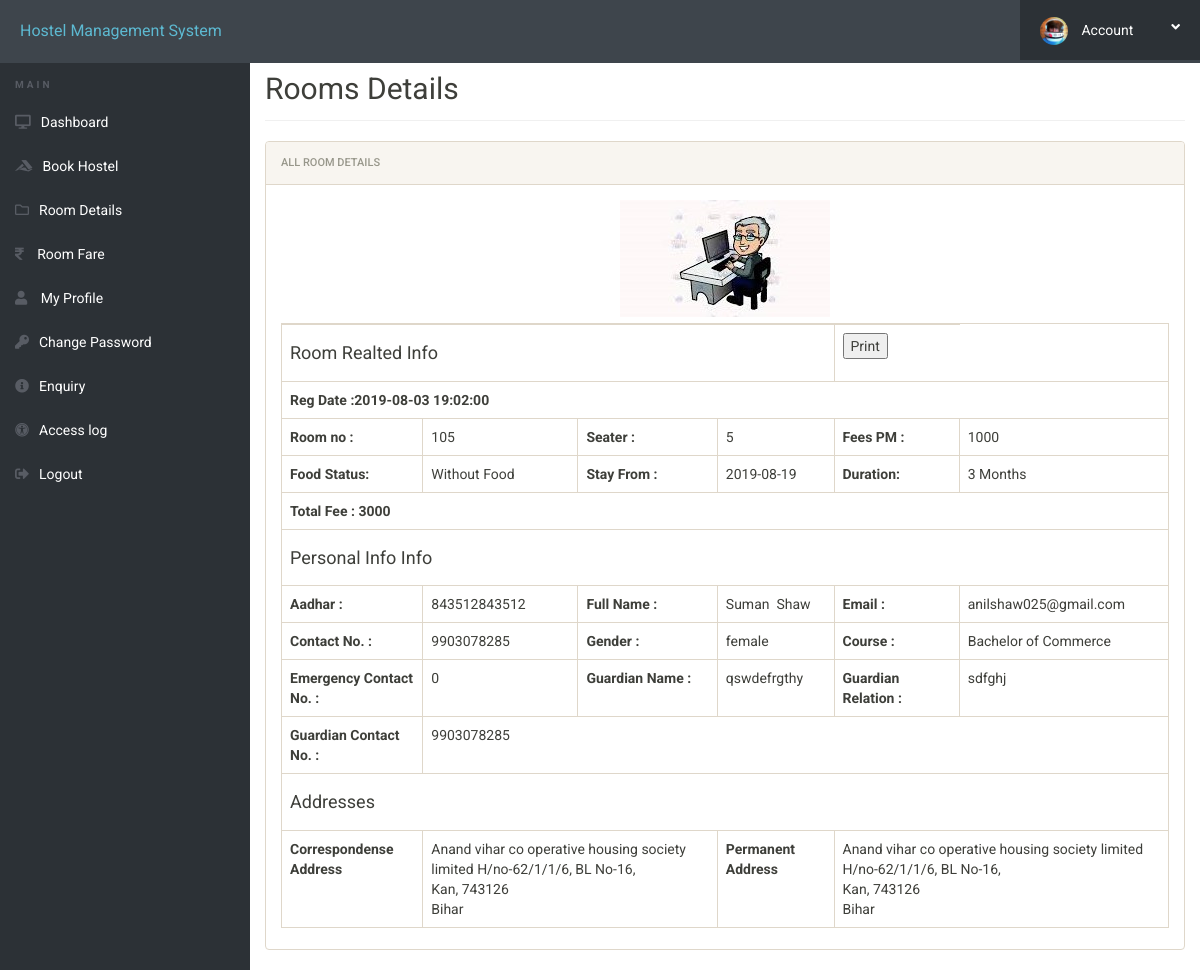
/room-details.php (signed in), run on the app's committed database.
### tables this page shows
CREATE TABLE `registration` (
  `id` int(11) NOT NULL,
  `roomno` int(11) DEFAULT NULL,
  `seater` int(11) DEFAULT NULL,
  `feespm` int(11) DEFAULT NULL,
  `foodstatus` int(11) DEFAULT NULL,
  `stayfrom` date DEFAULT NULL,
  `duration` int(11) DEFAULT NULL,
  `course` varchar(500) DEFAULT NULL,
  `firstName` varchar(500) DEFAULT NULL,
  `middleName` varchar(500) DEFAULT NULL,
  `lastName` varchar(500) DEFAULT NULL,
  `gender` varchar(250) DEFAULT NULL,
  `contactno` bigint(11) DEFAULT NULL,
  `email` varchar(500) DEFAULT NULL,
  `aadhar` bigint(20) NOT NULL,
  `egycontactno` bigint(11) DEFAULT NULL,
  `guardianName` varchar(500) DEFAULT NULL,
  `guardianRelation` varchar(500) DEFAULT NULL,
  `guardianContactno` bigint(11) DEFAULT NULL,
  `corresAddress` varchar(500) DEFAULT NULL,
  `corresCIty` varchar(500) DEFAULT NULL,
  `corresState` varchar(500) DEFAULT NULL,
  `corresPincode` int(11) DEFAULT NULL,
  `pmntAddress` varchar(500) DEFAULT NULL,
  `pmntCity` varchar(500) DEFAULT NULL,
  `pmnatetState` varchar(500) DEFAULT NULL,
  `pmntPincode` int(11) DEFAULT NULL,
  `image` varchar(200) NOT NULL,
  `postingDate` timestamp NULL DEFAULT current_timestamp()
);

### room-details.php (the view, shortened to what this page needs)
<?php
include('includes/config.php');
?>
<!doctype html>
<html lang="en" class="no-js">
<head>
	<link rel="stylesheet" href="css/font-awesome.min.css">
	<link rel="stylesheet" href="css/bootstrap.min.css">
	<link rel="stylesheet" href="css/dataTables.bootstrap.min.css">
	<link rel="stylesheet" href="css/bootstrap-social.css">
	<link rel="stylesheet" href="css/bootstrap-select.css">
	<link rel="stylesheet" href="css/fileinput.min.css">
	<link rel="stylesheet" href="css/awesome-bootstrap-checkbox.css">
	<link rel="stylesheet" href="css/style.css">
</head>
<body>
	<?php include('includes/header.php');?>
	<div class="ts-main-content">
			<?php include('includes/sidebar.php');?>
		<div class="content-wrapper">
			<div class="container-fluid">
				<div class="row">
					<div class="col-md-12">
						<h2 class="page-title" style="margin-top:4%">Rooms Details</h2>
						<div class="panel panel-default">
							<div class="panel-heading">All Room Details</div>
							<div class="panel-body">
								<table id="zctb" class="table table-bordered " cellspacing="0" width="100%">
									<tbody>
<center>
	<div>
<?php
$email=$_SESSION['login'];
$result = mysqli_query($mysqli, "SELECT image FROM registration where email='$email'");
 while ($row = mysqli_fetch_array($result)) {
      echo "<div id='img_div'>";
      	echo "<img src='admin/img/".$row['image']."'>";
      echo "</div>";
    }
?>
</div>
</center>
<?php
$aid=$_SESSION['login'];
	$ret="select * from registration where email=?";
$stmt= $mysqli->prepare($ret) ;
$stmt->bind_param('s',$aid);
$stmt->execute() ;
$res=$stmt->get_result();
while($row=$res->fetch_object())
	  {
	  	?>
<tr>
<td colspan="4"><h4>Room Realted Info</h4></td>
<td><button onclick="myFunction()">Print </button></td>
</tr>
<tr>
<td colspan="6"><b>Reg Date :<?php echo $row->postingDate;?></b></td>
</tr>
<tr>
<td><b>Room no :</b></td>
<td><?php echo $row->roomno;?></td>
<td><b>Seater :</b></td>
<td><?php echo $row->seater;?></td>
<td><b>Fees PM :</b></td>
<td><?php echo $fpm=$row->feespm;?></td>
</tr>
<tr>
<td><b>Food Status:</b></td>
<td>
<?php if($row->foodstatus==0)
{
echo "Without Food";
}
else
{
echo "With Food";
}
;?></td>
<td><b>Stay From :</b></td>
<td><?php echo $row->stayfrom;?></td>
<td><b>Duration:</b></td>
<td><?php echo $dr=$row->duration;?> Months</td>
</tr>
<tr>
<td colspan="6"><b>Total Fee :
<?php if($row->foodstatus==1)
{
$fd=2000;
echo (($dr*$fpm)+($dr*$fd));
}
else
{
echo $dr*$fpm;
}
?></b></td>
</tr>
<tr>
<td colspan="6"><h4>Personal Info Info</h4></td>
</tr>
<tr>
<td><b>Aadhar :</b></td>
<td><?php echo $row->aadhar;?></td>
<td><b>Full Name :</b></td>
<td><?php echo $row->firstName;?>&nbsp;<?php echo $row->middleName;?>&nbsp;<?php echo $row->lastName;?></td>
<td><b>Email :</b></td>
<td><?php echo $row->email;?></td>
</tr>
<tr>
<td><b>Contact No. :</b></td>
<td><?php echo $row->contactno;?></td>
<td><b>Gender :</b></td>
<td><?php echo $row->gender;?></td>
<td><b>Course :</b></td>
<td><?php echo $row->course;?></td>
</tr>
<tr>
<td><b>Emergency Contact No. :</b></td>
<td><?php echo $row->egycontactno;?></td>
<td><b>Guardian Name :</b></td>
<td><?php echo $row->guardianName;?></td>
<td><b>Guardian Relation :</b></td>
<td><?php echo $row->guardianRelation;?></td>
</tr>
<tr>
<td><b>Guardian Contact No. :</b></td>
<td colspan="6"><?php echo $row->guardianContactno;?></td>
</tr>
<tr>
<td colspan="6"><h4>Addresses</h4></td>
</tr>
<tr>
<td><b>Correspondense Address</b></td>
<td colspan="2">
<?php echo $row->corresAddress;?><br />
<?php echo $row->corresCIty;?>, <?php echo $row->corresPincode;?><br />
<?php echo $row->corresState;?>
</td>
<td><b>Permanent Address</b></td>
<td colspan="2">
<?php echo $row->pmntAddress;?><br />
<?php echo $row->pmntCity;?>, <?php echo $row->pmntPincode;?><br />
<?php echo $row->pmnatetState;?>
</td>
</tr>
<?php
} ?>
</tbody>
</table>
</div>
</div>
</div>
</div>
</div>
</div>
</div>
</body>
</html>

### includes/header.php (shortened to what this page needs)
<?php if($_SESSION['id'])
{ ?><div class="brand clearfix">
		<a href="#" class="logo" style="font-size:16px;">Hostel Management System</a>
		<ul class="ts-profile-nav">
			<li class="ts-account">
				<a href="#"><img src="img/ts-avatar.jpg" class="ts-avatar hidden-side" alt=""> Account <i class="fa fa-angle-down hidden-side"></i></a>
			</li>
		</ul>
	</div>
	<?php } ?>

### includes/sidebar.php (shortened to what this page needs)
<!DOCTYPE html>
<html>
<head>
	<link rel="stylesheet" type="text/css" href="https://cdnjs.cloudflare.com/ajax/libs/font-awesome/5.9.0/css/all.css">
</head>
<body>
<nav class="ts-sidebar">
			<ul class="ts-sidebar-menu">
				<li class="ts-label">Main</li>
				<?PHP if(isset($_SESSION['id']))
				{ ?>
					<li><a href="dashboard.php"><i class="fa fa-desktop"></i>Dashboard</a></li>
					<li><a href="book-hostel.php"><i class="fab fa-accusoft"></i>Book Hostel</a></li>
					<li><a href="room-details.php"><i class="far fa-folder"></i>Room Details</a></li>
					<li><a href="room-fare.php"><i class="fas fa-rupee-sign"></i> Room Fare</a></li>
					<li><a href="my-profile.php"><i class="fa fa-user"></i> My Profile</a></li>
					<li><a href="change-password.php"><i class="fas fa-key"></i></i>Change Password</a></li>
					<li><a href="enquiry.php"><i class="fas fa-info-circle"></i>Enquiry</a></li>
					<li><a href="access-log.php"><i class="fas fa-universal-access"></i>Access log</a></li>
					<li><a href="logout.php"><i class="fas fa-sign-out-alt"></i>Logout</a></li>
					<?php } else { ?>
				<li><a href="registration.php"><i class="fa fa-files-o"></i> User Registration</a></li>
				<li><a href="index.php"><i class="fa fa-users"></i> User Login</a></li>
				<li><a href="admin/index.php"><i class="fa fa-user"></i> Admin Login</a></li>
				<?php } ?>
			</ul>
		</nav>
</body>
</html>

### css/style.css (style rules this page uses)
html { font-size: 14px; }
@media only screen and (min-width: 480px) { html { font-size: 17px; } }
@media only screen and (min-width: 768px) { html { font-size: 14px; } }
body { font-size: 1em; }
a { color: #37a6c4; }
.panel { overflow: hidden; }
ul, li { margin: 0; padding: 0; list-style: none; }
.page-title { padding-bottom: 15px; margin-bottom: 20px; border-bottom: 1px solid #f0f0f0; }
.brand { background: #3e454c; position: relative; z-index: 3; position: fixed; width: 100%; top: 0; }
.brand .logo { box-sizing: border-box; padding: 20px; float: left; display: block; width: 200px; }
@media only screen and (min-width: 992px) { .brand .logo { width: 250px; } }
.brand .ts-profile-nav { float: right; display: none; }
.brand .ts-profile-nav li { float: left; position: relative; }
.brand .ts-profile-nav li a { display: block; padding: 20px; color: #fff; }
.brand .ts-profile-nav .ts-account .fa-angle-down { float: right; }
.brand .ts-profile-nav .ts-account > a { width: 180px; background: #2c3136; }
.brand .ts-profile-nav .ts-account .ts-avatar { border-radius: 50%; height: 28px; margin: -10px 0; margin-right: 10px; }
@media only screen and (min-width: 992px) { .brand .ts-profile-nav { display: block; } }
.ts-sidebar { background: #2c3136; max-height: 0; transition: max-height 0.3s; overflow: hidden; position: fixed; z-index: 2; width: 100%; bottom: 0; top: 60px; overflow-y: auto; }
@media only screen and (min-width: 992px) { .ts-sidebar { max-height: 100%; bottom: 0; } }
.ts-sidebar-menu .ts-label { color: #585c64; font-weight: bold; padding: 8px 15px; text-transform: uppercase; font-size: 10px; letter-spacing: 3px; margin-top: 10px; }
.ts-sidebar-menu a { display: block; text-decoration: none; padding: 12px 15px; color: #fff; }
.ts-sidebar-menu li { position: relative; }
.ts-sidebar-menu li i { color: #585c64; margin-right: 10px; }
.ts-main-content .content-wrapper { padding-top: 15px; margin-top: 20px; }
@media only screen and (min-width: 992px) { .ts-main-content .ts-sidebar { width: 250px; float: left; } }
@media only screen and (min-width: 992px) { .ts-main-content .content-wrapper { margin-left: 250px; } }

### data on the page
registration: image (picture), postingDate "2019-08-03 19:02:00", roomno "105", seater "5", feespm "1000", foodstatus "Without Food", stayfrom "2019-08-19", duration "3", $dr*$fpm "3000", aadhar "843512843512", firstName "Suman", lastName "Shaw", email "anilshaw025@gmail.com", contactno "9903078285", gender "female", course "Bachelor of Commerce", egycontactno "0", guardianName "qswdefrgthy", guardianRelation "sdfghj", guardianContactno "9903078285", corresAddress "Anand vihar co operative housing society limited H/no-62/1/1/6, BL No-16,", corresCIty "Kan", corresPincode "743126", corresState "Bihar", pmntAddress "Anand vihar co operative housing society limited H/no-62/1/1/6, BL No-16,", pmntCity "Kan", pmntPincode "743126", pmnatetState "Bihar"
